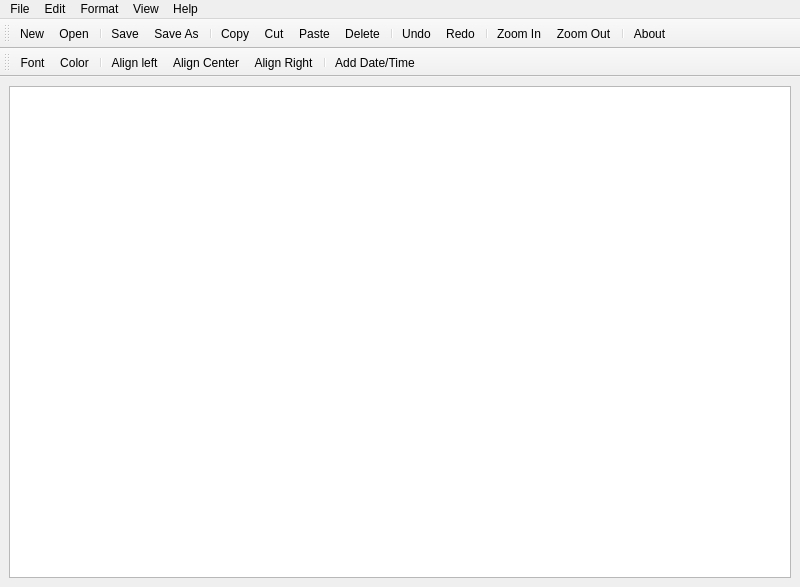
<?xml version="1.0" encoding="UTF-8"?>
<ui version="4.0">
 <class>Notepad</class>
 <widget class="QMainWindow" name="Notepad">
  <property name="geometry">
   <rect>
    <x>0</x>
    <y>0</y>
    <width>800</width>
    <height>587</height>
   </rect>
  </property>
  <property name="windowTitle">
   <string>Notepad</string>
  </property>
  <widget class="QWidget" name="centralwidget">
   <layout class="QHBoxLayout" name="horizontalLayout">
    <item>
     <widget class="QTextEdit" name="textEdit"/>
    </item>
   </layout>
  </widget>
  <widget class="QMenuBar" name="menubar">
   <property name="geometry">
    <rect>
     <x>0</x>
     <y>0</y>
     <width>800</width>
     <height>25</height>
    </rect>
   </property>
   <widget class="QMenu" name="menuFile">
    <property name="title">
     <string>File</string>
    </property>
    <addaction name="actionNew"/>
    <addaction name="actionOpen"/>
    <addaction name="separator"/>
    <addaction name="actionSave"/>
    <addaction name="actionSave_As"/>
    <addaction name="separator"/>
    <addaction name="actionExit"/>
   </widget>
   <widget class="QMenu" name="menuEdit">
    <property name="title">
     <string>Edit</string>
    </property>
    <addaction name="actionCopy"/>
    <addaction name="actionCut"/>
    <addaction name="actionPaste"/>
    <addaction name="actionDelete"/>
    <addaction name="separator"/>
    <addaction name="actionUndo"/>
    <addaction name="actionRedo"/>
    <addaction name="separator"/>
   </widget>
   <widget class="QMenu" name="menuFormat">
    <property name="title">
     <string>Format</string>
    </property>
    <addaction name="actionFont"/>
    <addaction name="actionColor"/>
    <addaction name="actionAlign_left"/>
    <addaction name="actionAlign_Center"/>
    <addaction name="actionAlign_Right"/>
    <addaction name="actionAdd_Date_Time"/>
   </widget>
   <widget class="QMenu" name="menuView">
    <property name="title">
     <string>View</string>
    </property>
    <addaction name="actionZoom_In"/>
    <addaction name="actionZoom_Out"/>
   </widget>
   <widget class="QMenu" name="menuHelp">
    <property name="title">
     <string>Help</string>
    </property>
    <addaction name="actionAbout"/>
   </widget>
   <addaction name="menuFile"/>
   <addaction name="menuEdit"/>
   <addaction name="menuFormat"/>
   <addaction name="menuView"/>
   <addaction name="menuHelp"/>
  </widget>
  <widget class="QToolBar" name="toolBar">
   <property name="windowTitle">
    <string>toolBar</string>
   </property>
   <attribute name="toolBarArea">
    <enum>TopToolBarArea</enum>
   </attribute>
   <attribute name="toolBarBreak">
    <bool>false</bool>
   </attribute>
   <addaction name="actionNew"/>
   <addaction name="actionOpen"/>
   <addaction name="separator"/>
   <addaction name="actionSave"/>
   <addaction name="actionSave_As"/>
   <addaction name="separator"/>
   <addaction name="actionCopy"/>
   <addaction name="actionCut"/>
   <addaction name="actionPaste"/>
   <addaction name="actionDelete"/>
   <addaction name="separator"/>
   <addaction name="actionUndo"/>
   <addaction name="actionRedo"/>
   <addaction name="separator"/>
   <addaction name="actionZoom_In"/>
   <addaction name="actionZoom_Out"/>
   <addaction name="separator"/>
   <addaction name="actionAbout"/>
  </widget>
  <widget class="QToolBar" name="toolBar_2">
   <property name="windowTitle">
    <string>toolBar_2</string>
   </property>
   <attribute name="toolBarArea">
    <enum>TopToolBarArea</enum>
   </attribute>
   <attribute name="toolBarBreak">
    <bool>true</bool>
   </attribute>
   <addaction name="actionFont"/>
   <addaction name="actionColor"/>
   <addaction name="separator"/>
   <addaction name="actionAlign_left"/>
   <addaction name="actionAlign_Center"/>
   <addaction name="actionAlign_Right"/>
   <addaction name="separator"/>
   <addaction name="actionAdd_Date_Time"/>
  </widget>
  <action name="actionNew">
   <property name="icon">
    <iconset resource="Resource.qrc">
     <normaloff>:/rec/Ico/new_file.png</normaloff>:/rec/Ico/new_file.png</iconset>
   </property>
   <property name="text">
    <string>New</string>
   </property>
   <property name="shortcut">
    <string>Ctrl+N</string>
   </property>
  </action>
  <action name="actionOpen">
   <property name="icon">
    <iconset resource="Resource.qrc">
     <normaloff>:/rec/Ico/document_open.png</normaloff>:/rec/Ico/document_open.png</iconset>
   </property>
   <property name="text">
    <string>Open</string>
   </property>
   <property name="shortcut">
    <string>Ctrl+O</string>
   </property>
  </action>
  <action name="actionSave">
   <property name="icon">
    <iconset resource="Resource.qrc">
     <normaloff>:/rec/Ico/save.png</normaloff>:/rec/Ico/save.png</iconset>
   </property>
   <property name="text">
    <string>Save</string>
   </property>
   <property name="shortcut">
    <string>Ctrl+S</string>
   </property>
  </action>
  <action name="actionSave_As">
   <property name="icon">
    <iconset resource="Resource.qrc">
     <normaloff>:/rec/Ico/save_as.png</normaloff>:/rec/Ico/save_as.png</iconset>
   </property>
   <property name="text">
    <string>Save As</string>
   </property>
   <property name="shortcut">
    <string>Ctrl+Shift+S</string>
   </property>
  </action>
  <action name="actionExit">
   <property name="text">
    <string>Exit</string>
   </property>
   <property name="shortcut">
    <string>Ctrl+Q</string>
   </property>
  </action>
  <action name="actionCopy">
   <property name="icon">
    <iconset resource="Resource.qrc">
     <normaloff>:/rec/Ico/copy_file.png</normaloff>:/rec/Ico/copy_file.png</iconset>
   </property>
   <property name="text">
    <string>Copy</string>
   </property>
   <property name="shortcut">
    <string>Ctrl+C</string>
   </property>
  </action>
  <action name="actionCut">
   <property name="icon">
    <iconset resource="Resource.qrc">
     <normaloff>:/rec/Ico/cut.png</normaloff>:/rec/Ico/cut.png</iconset>
   </property>
   <property name="text">
    <string>Cut</string>
   </property>
   <property name="shortcut">
    <string>Ctrl+X</string>
   </property>
  </action>
  <action name="actionPaste">
   <property name="icon">
    <iconset resource="Resource.qrc">
     <normaloff>:/rec/Ico/paste.png</normaloff>:/rec/Ico/paste.png</iconset>
   </property>
   <property name="text">
    <string>Paste</string>
   </property>
   <property name="shortcut">
    <string>Ctrl+V</string>
   </property>
  </action>
  <action name="actionDelete">
   <property name="icon">
    <iconset resource="Resource.qrc">
     <normaloff>:/rec/Ico/delete.png</normaloff>:/rec/Ico/delete.png</iconset>
   </property>
   <property name="text">
    <string>Delete</string>
   </property>
   <property name="shortcut">
    <string>Del</string>
   </property>
  </action>
  <action name="actionUndo">
   <property name="icon">
    <iconset resource="Resource.qrc">
     <normaloff>:/rec/Ico/undo.png</normaloff>:/rec/Ico/undo.png</iconset>
   </property>
   <property name="text">
    <string>Undo</string>
   </property>
   <property name="shortcut">
    <string>Ctrl+Z</string>
   </property>
  </action>
  <action name="actionRedo">
   <property name="icon">
    <iconset resource="Resource.qrc">
     <normaloff>:/rec/Ico/redo.png</normaloff>:/rec/Ico/redo.png</iconset>
   </property>
   <property name="text">
    <string>Redo</string>
   </property>
   <property name="shortcut">
    <string>Ctrl+Y</string>
   </property>
  </action>
  <action name="actionFont">
   <property name="icon">
    <iconset resource="Resource.qrc">
     <normaloff>:/rec/Ico/Fonts.png</normaloff>:/rec/Ico/Fonts.png</iconset>
   </property>
   <property name="text">
    <string>Font</string>
   </property>
  </action>
  <action name="actionColor">
   <property name="icon">
    <iconset resource="Resource.qrc">
     <normaloff>:/rec/Ico/color-circle.png</normaloff>:/rec/Ico/color-circle.png</iconset>
   </property>
   <property name="text">
    <string>Color</string>
   </property>
  </action>
  <action name="actionZoom_In">
   <property name="icon">
    <iconset resource="Resource.qrc">
     <normaloff>:/rec/Ico/zoom_in.png</normaloff>:/rec/Ico/zoom_in.png</iconset>
   </property>
   <property name="text">
    <string>Zoom In</string>
   </property>
  </action>
  <action name="actionZoom_Out">
   <property name="icon">
    <iconset resource="Resource.qrc">
     <normaloff>:/rec/Ico/zoom_out.png</normaloff>:/rec/Ico/zoom_out.png</iconset>
   </property>
   <property name="text">
    <string>Zoom Out</string>
   </property>
  </action>
  <action name="actionAbout">
   <property name="icon">
    <iconset resource="Resource.qrc">
     <normaloff>:/rec/Ico/about.png</normaloff>:/rec/Ico/about.png</iconset>
   </property>
   <property name="text">
    <string>About</string>
   </property>
  </action>
  <action name="actionAlign_left">
   <property name="icon">
    <iconset resource="Resource.qrc">
     <normaloff>:/rec/Ico/Text-align-left-icon.png</normaloff>:/rec/Ico/Text-align-left-icon.png</iconset>
   </property>
   <property name="text">
    <string>Align left</string>
   </property>
  </action>
  <action name="actionAlign_Center">
   <property name="icon">
    <iconset resource="Resource.qrc">
     <normaloff>:/rec/Ico/Text-align-center-icon.png</normaloff>:/rec/Ico/Text-align-center-icon.png</iconset>
   </property>
   <property name="text">
    <string>Align Center</string>
   </property>
  </action>
  <action name="actionAlign_Right">
   <property name="icon">
    <iconset resource="Resource.qrc">
     <normaloff>:/rec/Ico/Text-align-right-icon.png</normaloff>:/rec/Ico/Text-align-right-icon.png</iconset>
   </property>
   <property name="text">
    <string>Align Right</string>
   </property>
  </action>
  <action name="actionAdd_Date_Time">
   <property name="icon">
    <iconset resource="Resource.qrc">
     <normaloff>:/rec/Ico/calendar.png</normaloff>:/rec/Ico/calendar.png</iconset>
   </property>
   <property name="text">
    <string>Add Date/Time</string>
   </property>
  </action>
 </widget>
 <resources>
  <include location="Resource.qrc"/>
 </resources>
 <connections/>
</ui>
